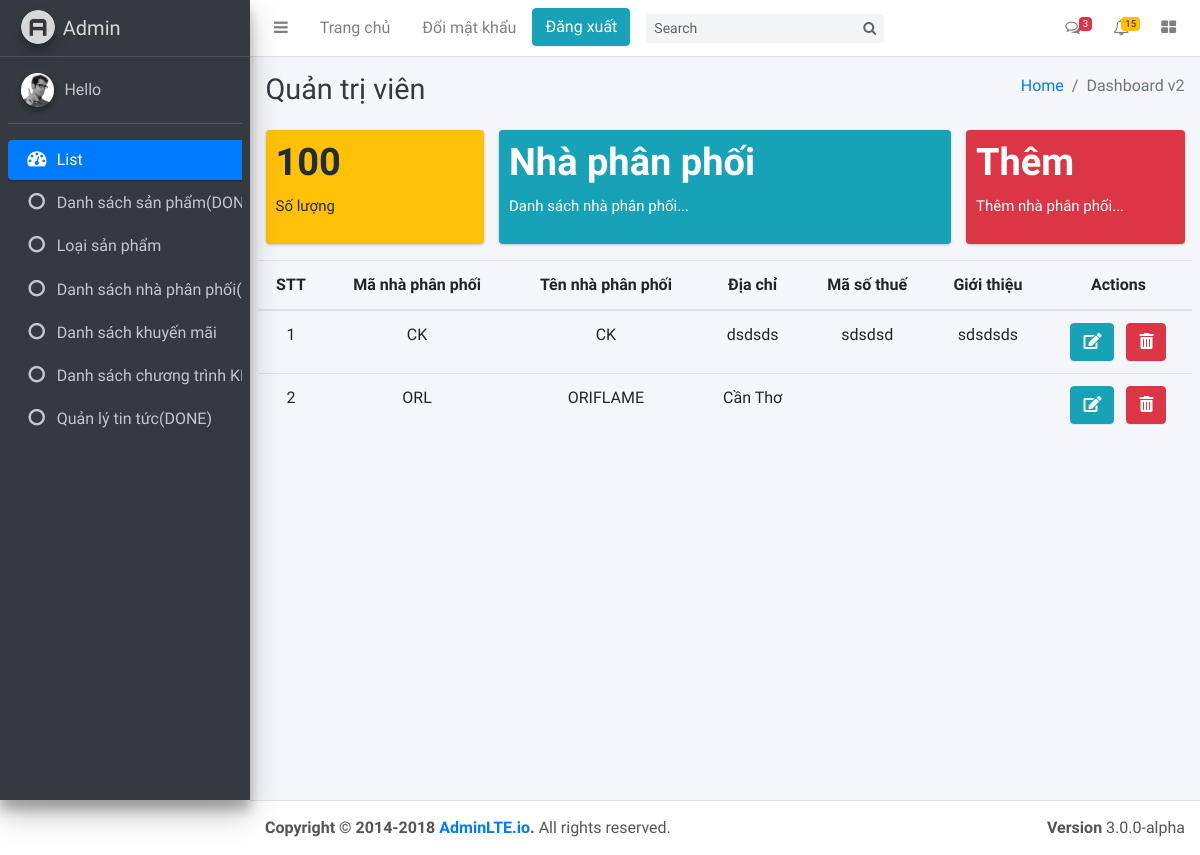
The app's page /admin/indexAdmin.php?page=list_npp, older data.
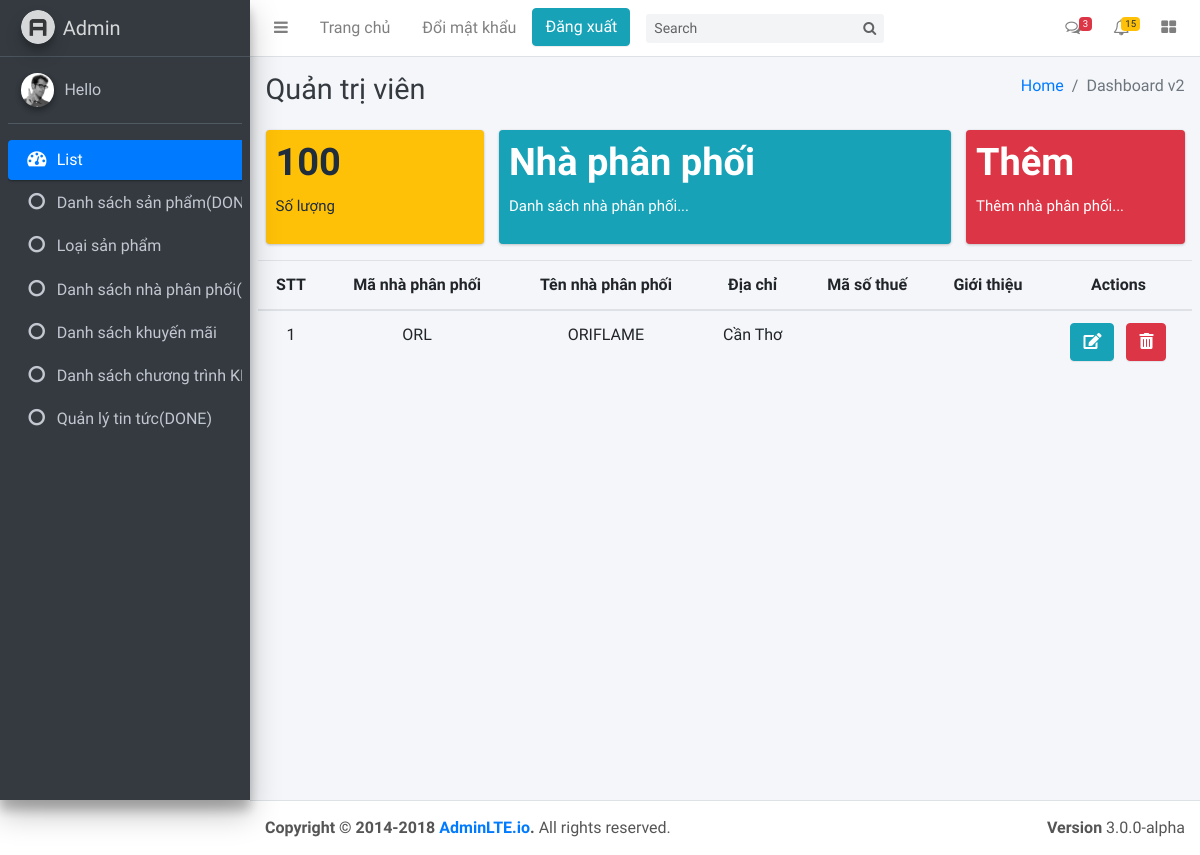
The same page, newer data.
### tables this page shows
CREATE TABLE `nhacungcap` (
  `MaNCC` varchar(25) NOT NULL,
  `TenNCC` varchar(250) NOT NULL,
  `Diachi` varchar(500) NOT NULL,
  `MaSoThue` varchar(25) NOT NULL,
  `Gioithieu` mediumtext NOT NULL
);

### select.php (called while the page is built, shortened)
<?php
    function query_select($sql)
    {
        $table = array();
        try {
            include 'connect.php';
            $stmt = $conn->prepare($sql);
            $stmt->execute();
            $table = $stmt;
        } catch (PDOException $e) {
            echo "connection failed: " . $e->getMessage();
        }
        return $table;
    }
?>

### admin/Select/list-distribution.php (the view, shortened to what this page needs)
<div class="row">
    <div class="col-lg-3 col-6">
        <div class="small-box bg-warning">
            <div class="inner">
                <h3>100</h3>
                <p>Số lượng</p>
            </div>
        </div>
    </div>
    <div class="col-lg-6 col-6">
        <div class="small-box bg-info">
            <div class="inner">
                <h3>Nhà phân phối</h3>
                <p>Danh sách nhà phân phối...</p>
            </div>
        </div>
    </div>
    <div class="col-lg-3 col-6">
        <a href="indexAdmin.php?page=them_npp">
            <div class="small-box bg-danger">
                <div class="inner">
                    <h3>Thêm</h3>
                    <p>Thêm nhà phân phối...</p>
                </div>
            </div>
        </a>
    </div>
</div>
<div class="row">
    <table class="table table-hover text-center">
        <thead>
            <tr>
                <th>STT</th>
                <th>Mã nhà phân phối</th>
                <th>Tên nhà phân phối</th>
                <th>Địa chỉ</th>
                <th>Mã số thuế</th>
                <th>Giới thiệu</th>
                <th>Actions</th>
            </tr>
        </thead>
        <tbody>
        <?php
            $table = query_select("SELECT * FROM nhacungcap");
            $count = $table->rowCount();
            $stt = 1;
            if ($count > 0) {
                foreach ($table as $row) {
        ?>
            <tr>
                <td><?php echo $stt++; ?></td>
                <td><?php echo $row['MaNCC'] ?></td>
                <td><?php echo $row['TenNCC'] ?></td>
                <td><?php echo $row['Diachi'] ?></td>
                <td><?php echo $row['MaSoThue'] ?></td>
                <td><?php echo $row['Gioithieu'] ?></td>
                <td>
                <a href="?page=sua_npp&id=<?php echo $row['MaNCC']?>">
                        <button type="button" class="btn btn-info">
                        <i class="fas fa-edit"></i>
                        </button>
                    </a>&nbsp;
                    <a href="?page=xoa_npp&id=<?php echo $row['MaNCC']?>" onclick='return deleleAction();'>
                    <button type="button" class="btn btn-danger">
                        <i class="fas fa-trash-alt"></i>
                    </button>
                    </a>
                </td>
            </tr>
            <?php
                }
            }
            else
            {
                echo "<h2>Hiện tại chưa có sản phẩm...</h2>";
            }
        ?>
        </tbody>
    </table>
</div>

Row changes from the older to the newer data that the page shows:
removed nhacungcap: MaNCC "CK", TenNCC "CK", Diachi "dsdsds", MaSoThue "sdsdsd", Gioithieu "sdsdsds"
